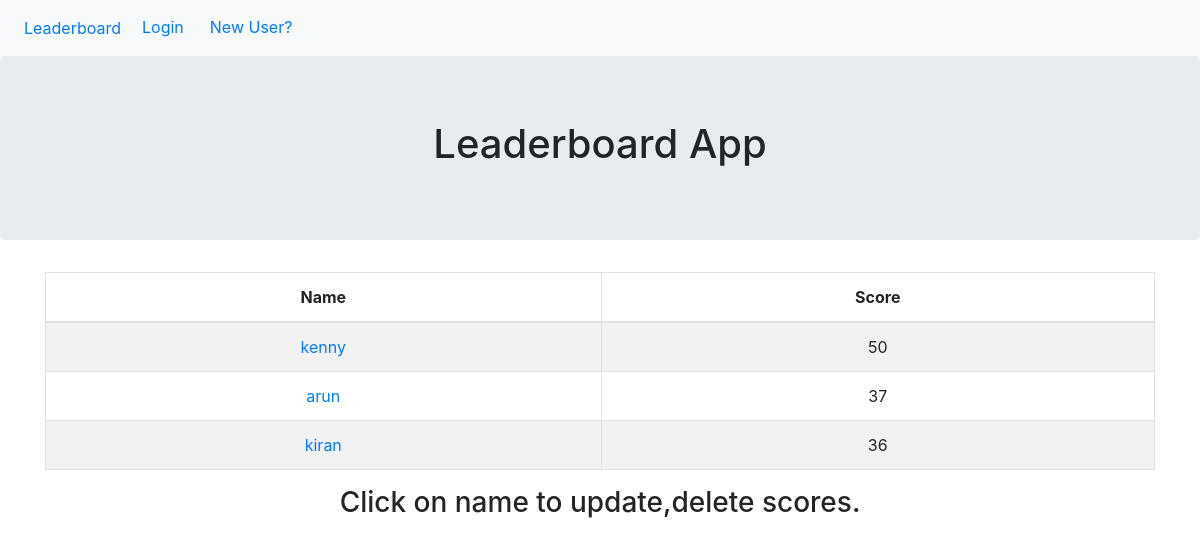
Before: / with the older database file.
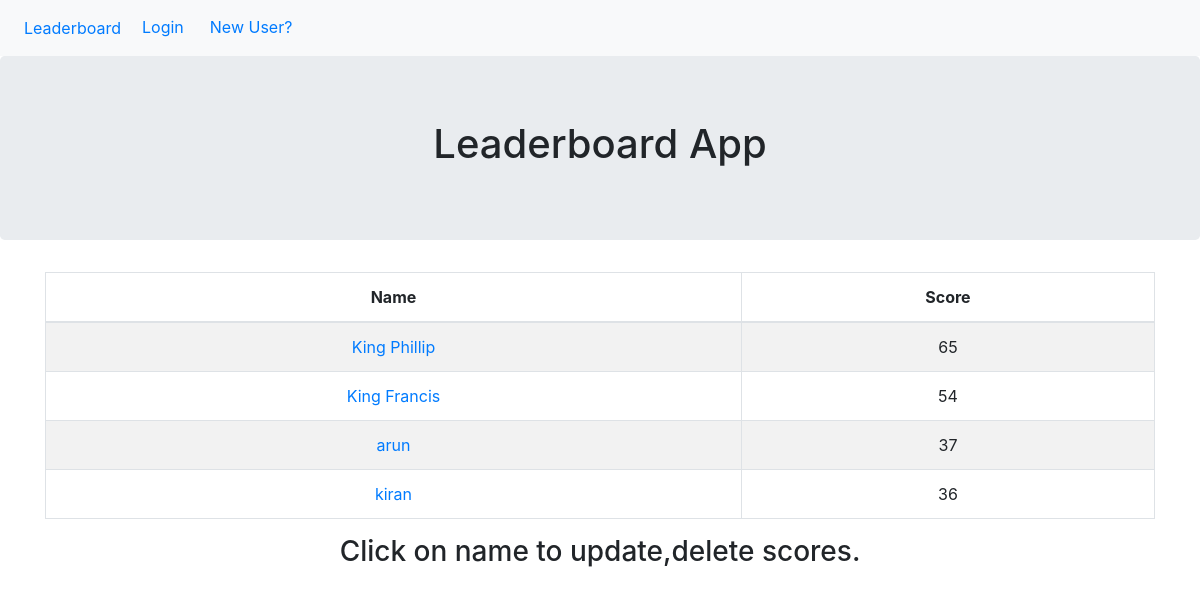
After: the same page with the newer database file.
### scores/models.py (models this page shows, shortened)
class Score(models.Model):
    class Meta:
            ordering = ['-player_score']
    score_admin = models.ForeignKey(User, on_delete=models.CASCADE)
    name = models.CharField(max_length=100,primary_key=True)
    player_score = models.IntegerField()

### scores/views.py (the view)
# urls.py: path('', views.ScoreListView.as_view(), name='home'),
class ScoreListView(ListView):
    model = Score
    template_name = 'home.html'

### templates/home.html
{% extends 'base.html' %}
{% block content %}
  <table class="table table-striped table-bordered">
    <thead>
      <tr>
        <th class="text-center">Name</th>
        <th class="text-center">Score</th>
      </tr>
    </thead>
    <tbody>
          {% for score in object_list %}
            <tr>
              <div class="score-entry">
                <td class="text-center"><a href="{% url 'score_detail' score.name %}">{{ score.name }}</a></td>
                <td class="text-center">{{ score.player_score }}</td>
              </div>
            </tr>
          {% endfor %}
    </tbody>
  </table>
  <h3 class="text-center">Click on name to update,delete scores.</h3>
{% endblock content %}

### templates/base.html (shortened to what this page needs)
{% load crispy_forms_tags %}
<!DOCTYPE html>
<html lang="en">
<head>
 <link rel="stylesheet" href="https://maxcdn.bootstrapcdn.com/bootstrap/4.0.0-beta.2/css/bootstrap.min.css">
</head>
<body>
  <nav class="navbar navbar-expand  bg-light">
    <ul class="navbar-nav">
      <li class="nav-item">
        <a class="nav-link" href="{% url 'home' %}">Leaderboard</a>
      </li>
      {% if user.is_authenticated %}
      <li class='navbar-text' >Hi {{user.username }}!</li>
      <li class="nav-item">
        <a class="nav-link" href="{% url 'new_score' %}">Add Score</a>
      </li>
      <li class="nav-item">
        <a class="nav-link" href="{% url 'score_admin_view' %}">View My Scores</a>
      </li>
      <li class="nav-item">
        <a class="nav-link btn-warning" href="{% url 'logout' %}">Logout</a>
      </li>
      {% else %}
      <li class="btn btn-default navbar-btn"><a href='{% url 'login' %}'>Login</a></li>
      <li class="btn btn-default navbar-btn"><a href='{% url 'signup' %}'>New User?</a></li>
      {% endif %}
    </ul>
  </nav>
  <div class="jumbotron ">
    <h1 class="text-center">Leaderboard App</h1>
  </div>
  <div class="container">
    {% block content %}
    {% endblock %}
  </div>
</body>
</html>

Changed rows visible on the page:
removed Score: name "kenny", player_score "50"
added Score: name "King Phillip", player_score "65"
added Score: name "King Francis", player_score "54"
